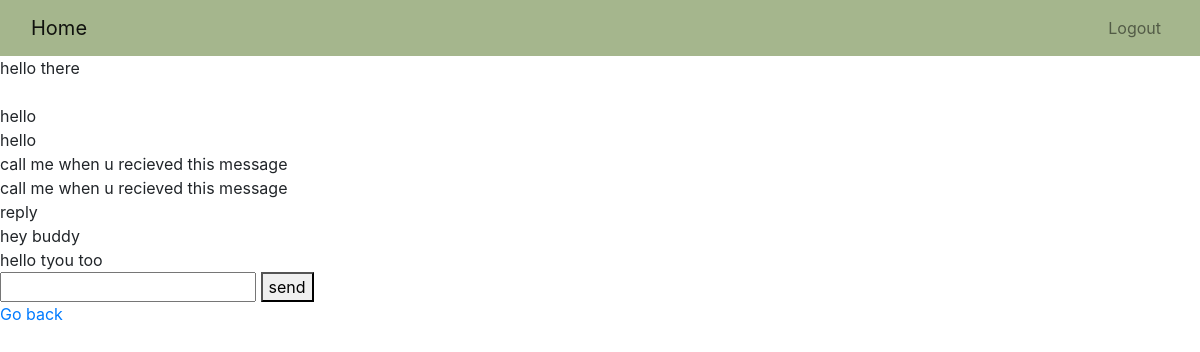
Page /chat/1/ (signed in) on the earlier database version.
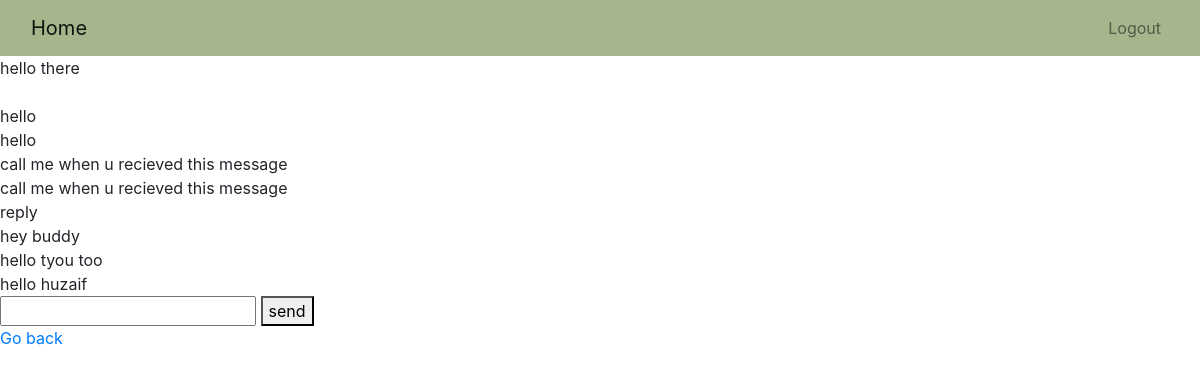
Same page on the later database version.
### base/models.py (models this page shows, shortened)
class Message(models.Model):
    conversation = models.ForeignKey(Conversation, on_delete=models.CASCADE, related_name="messages")
    content = models.TextField()
    sender = models.ForeignKey(User, on_delete=models.CASCADE, related_name="sent_messages")
    timestamp = models.DateTimeField(default=timezone.now)
    is_read = models.BooleanField(default=False)
    class Meta:
        ordering = ["timestamp"]

### base/views.py (the view, shortened to what this page needs)
# urls.py: path("chat/<str:pk>/", views.chat_details, name="chat"),
@login_required(login_url="login")
def chat_details(request, pk):
    conversation = get_object_or_404(Conversation, id=pk)
    if request.user != conversation.user1 and request.user != conversation.user2:
        return redirect("home")
    messages = conversation.messages.all()
    conversation.messages.filter(is_read=False, sender__in=[conversation.user1, conversation.user2]).update(is_read=True)
    return render(request, "base/chat.html", {"conversation": conversation, "messages": messages})

### base/templates/base/chat.html (shortened to what this page needs)
{% extends "main.html" %}
{% block content %}
{% for message in messages %}
    {{message.content}}
    <br>
{% endfor %}
<form action="" method="post">
    <input type="text" name="content">
    <button type="submit">send</button>
</form>
<a href="{% url "home" %}">Go back</a>
{% endblock %}

Differences in the rows shown:
added Message: content "hello huzaif"
